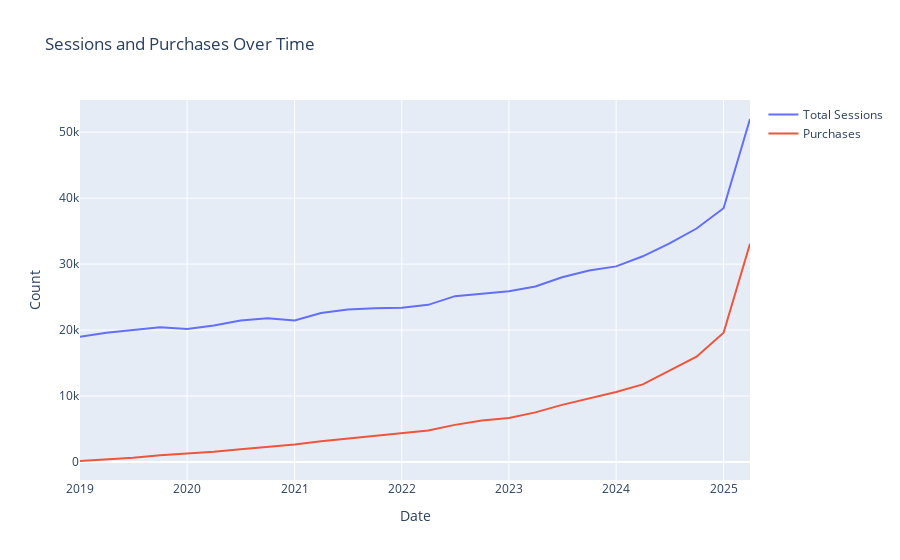

This figure's notebook cell:
### Code cell
quarterly_stats = dat.groupby('quarter').agg(
    total_sessions=('session_id', 'count'),
    purchases=('purchase_order', lambda x: x.notna().sum())
).reset_index()

fig_session_purchase = go.Figure()
fig_session_purchase.add_trace(go.Scatter(x=quarterly_stats['quarter'], y=quarterly_stats['total_sessions'], mode='lines', name='Total Sessions'))
fig_session_purchase.add_trace(go.Scatter(x=quarterly_stats['quarter'], y=quarterly_stats['purchases'], mode='lines', name='Purchases'))
fig_session_purchase.update_layout(title='Sessions and Purchases Over Time', xaxis_title='Date', yaxis_title='Count')
fig_session_purchase.show()

### Figure 1 — Plotly figure (JSON) as saved in the notebook; plotly's stock layout.template omitted (floating-point values rounded to 4 significant figures)
{"data": [{"mode": "lines", "name": "Total Sessions", "type": "scatter", "x": ["2019-01-01T00:00:00", "2019-04-01T00:00:00", "2019-07-01T00:00:00", "2019-10-01T00:00:00", "2020-01-01T00:00:00", "2020-04-01T00:00:00", "2020-07-01T00:00:00", "2020-10-01T00:00:00", "2021-01-01T00:00:00", "2021-04-01T00:00:00", "2021-07-01T00:00:00", "2021-10-01T00:00:00", "2022-01-01T00:00:00", "2022-04-01T00:00:00", "2022-07-01T00:00:00", "2022-10-01T00:00:00", "2023-01-01T00:00:00", "2023-04-01T00:00:00", "2023-07-01T00:00:00", "2023-10-01T00:00:00", "2024-01-01T00:00:00", "2024-04-01T00:00:00", "2024-07-01T00:00:00", "2024-10-01T00:00:00", "2025-01-01T00:00:00", "2025-04-01T00:00:00"], "y": [18992, 19583, 20008, 20408, 20175, 20703, 21450, 21798, 21440, 22595, 23129, 23319, 23372, 23825, 25139, 25564, 25883, 26611, 28006, 29027, 29653, 31184, 33138, 35395, 38465, 52001]}, {"mode": "lines", "name": "Purchases", "type": "scatter", "x": ["2019-01-01T00:00:00", "2019-04-01T00:00:00", "2019-07-01T00:00:00", "2019-10-01T00:00:00", "2020-01-01T00:00:00", "2020-04-01T00:00:00", "2020-07-01T00:00:00", "2020-10-01T00:00:00", "2021-01-01T00:00:00", "2021-04-01T00:00:00", "2021-07-01T00:00:00", "2021-10-01T00:00:00", "2022-01-01T00:00:00", "2022-04-01T00:00:00", "2022-07-01T00:00:00", "2022-10-01T00:00:00", "2023-01-01T00:00:00", "2023-04-01T00:00:00", "2023-07-01T00:00:00", "2023-10-01T00:00:00", "2024-01-01T00:00:00", "2024-04-01T00:00:00", "2024-07-01T00:00:00", "2024-10-01T00:00:00", "2025-01-01T00:00:00", "2025-04-01T00:00:00"], "y": [146, 361, 654, 1022, 1270, 1560, 1943, 2282, 2657, 3138, 3561, 3975, 4313, 4776, 5623, 6285, 6668, 7521, 8653, 9672, 10604, 11762, 13789, 15953, 19603, 33072]}], "layout": {"title": {"text": "Sessions and Purchases Over Time"}, "xaxis": {"title": {"text": "Date"}}, "yaxis": {"title": {"text": "Count"}}}}
